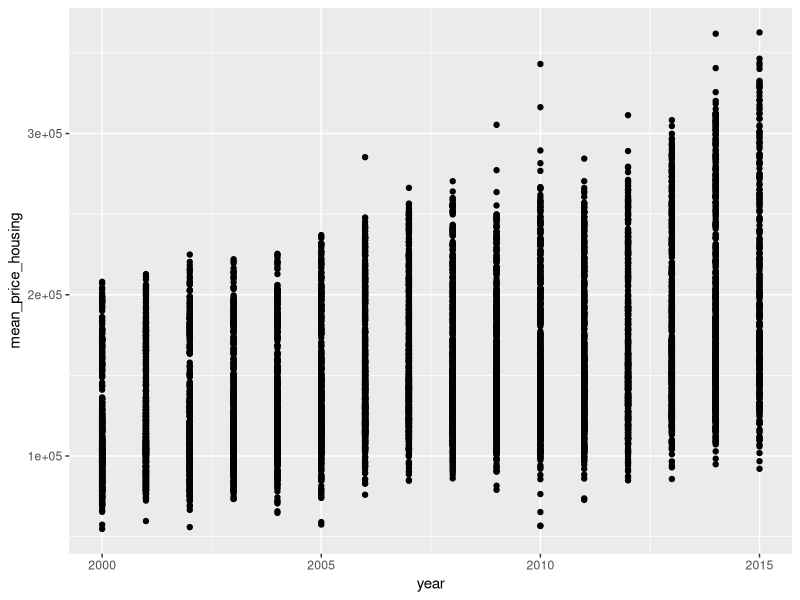
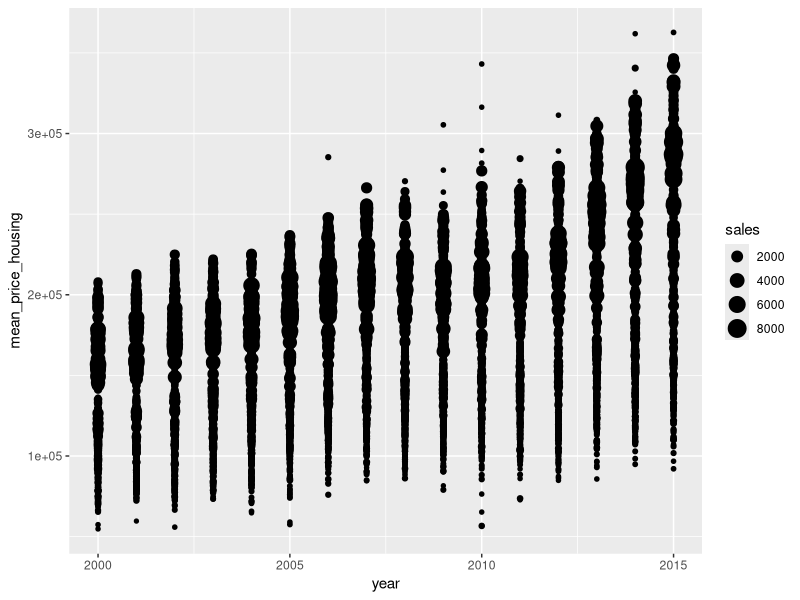
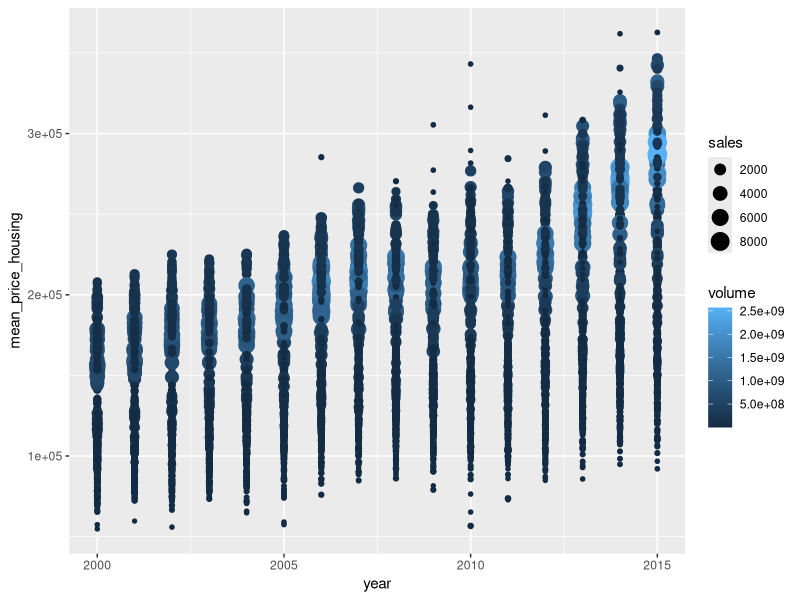
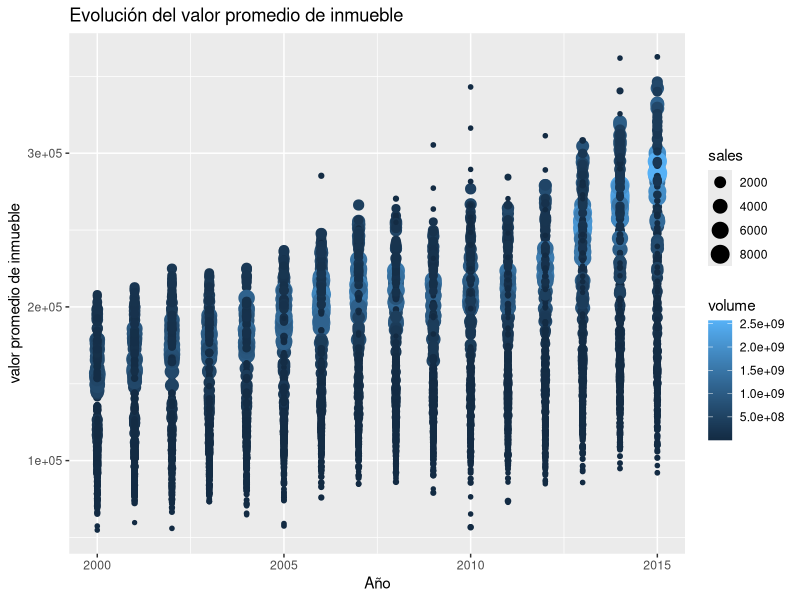
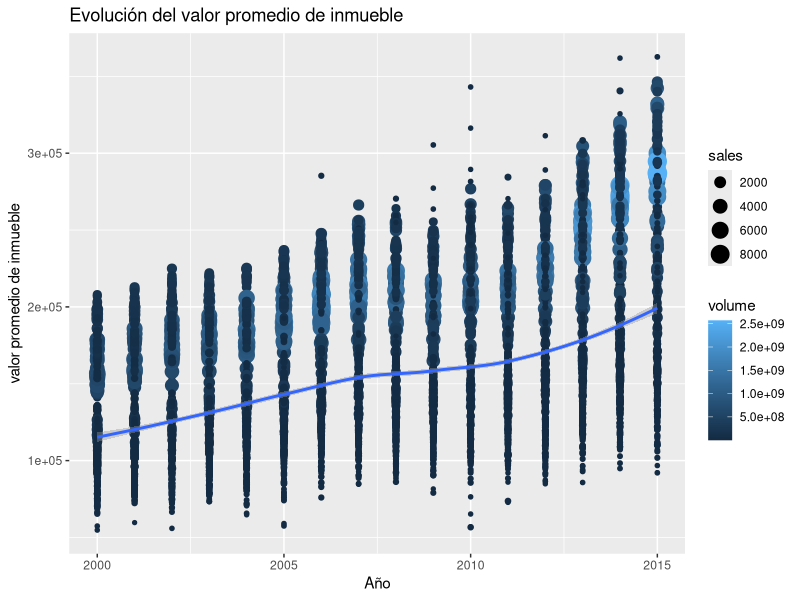

The R script that drew these images, in order:
## ---- chunk 1
library("tidyverse")
## ---- chunk 2
data("txhousing")
## ---- chunk 3
tx <- txhousing
## ---- chunk 4
class(tx)
## ---- chunk 5
dim(tx)
## ---- chunk 6
class(tx$city)
## ---- chunk 7
med_houston_10_2010 <- tx %>% 
  group_by(month, year) %>% 
  summarise(median_sales = median(sales, na.rm = TRUE)) %>% 
  filter(month == 10 & year == 2010) %>% 
  ungroup() %>% 
  select(median_sales) %>% 
  as.numeric()

med_houston_10_2010
## ---- chunk 8
tx %>% group_by(city) %>% tally() %>% select(city) %>% nrow()
## ---- chunk 9
tx %>% group_by(city) %>% tally()
## ---- chunk 10
tx %>% group_by(city, year) %>% tally()

## ---- chunk 11
tx %>% 
  group_by(city) %>% 
  summarise(mean_price_per_house = mean(volume/sales, na.rm=T)) %>% 
  arrange(desc(mean_price_per_house)) %>% 
  head(1)
## ---- chunk 12
tx %>% 
  group_by(city) %>% 
  summarise(mean_price_per_house = mean(volume/sales, na.rm=T)) %>% 
  arrange(desc(mean_price_per_house)) %>% 
  tail(1)
## ---- chunk 13
tx_tot_y <- tx %>% group_by(year) %>% 
  summarise(tot_vol=sum(volume, na.rm=T), tot_sales=sum(sales, na.rm=T)) 
## ---- chunk 14
tx_tot_y %>% arrange(desc(tot_vol)) %>% head(n=1)
## ---- chunk 15
tx_tot_y %>% arrange(tot_sales) %>% head(n=1)
## ---- chunk 16
tx %>% 
  filter(city == "Amarillo") %>% 
  group_by(year, month) %>% 
  summarise(tot_sales=sum(sales, na.rm=T)) %>%
  arrange(desc(tot_sales)) %>%
  head(1)
## ---- chunk 17
tx %>% 
  mutate(frac=sales/listings) %>% 
  group_by(year) %>% 
  summarise(frac_prom = mean(frac, na.rm = T))
## ---- chunk 18
tx_y <- tx %>% mutate( mean_price_housing = volume/sales) %>% filter(!is.na(mean_price_housing))
ggplot(tx_y) + geom_point(aes(year, mean_price_housing))
## ---- chunk 19
ggplot(tx_y) + geom_point(aes(year, mean_price_housing, size = sales))
## ---- chunk 20
ggplot(tx_y) + geom_point(aes(year, mean_price_housing, size = sales, color = volume))
## ---- chunk 21
ggplot(tx_y) + 
  geom_point(aes(year, mean_price_housing, size = sales, color = volume)) +
  labs(x = "Año") +
  labs(y = "valor promedio de inmueble") + 
  labs(title = "Evolución del valor promedio de inmueble")
## ---- chunk 22
ggplot(tx_y) + 
  geom_point(aes(year, mean_price_housing, size = sales, color = volume)) +
  labs(x = "Año") +
  labs(y = "valor promedio de inmueble") + 
  labs(title = "Evolución del valor promedio de inmueble") + 
  geom_smooth( aes(x = year, y = mean_price_housing), method = "loess")
